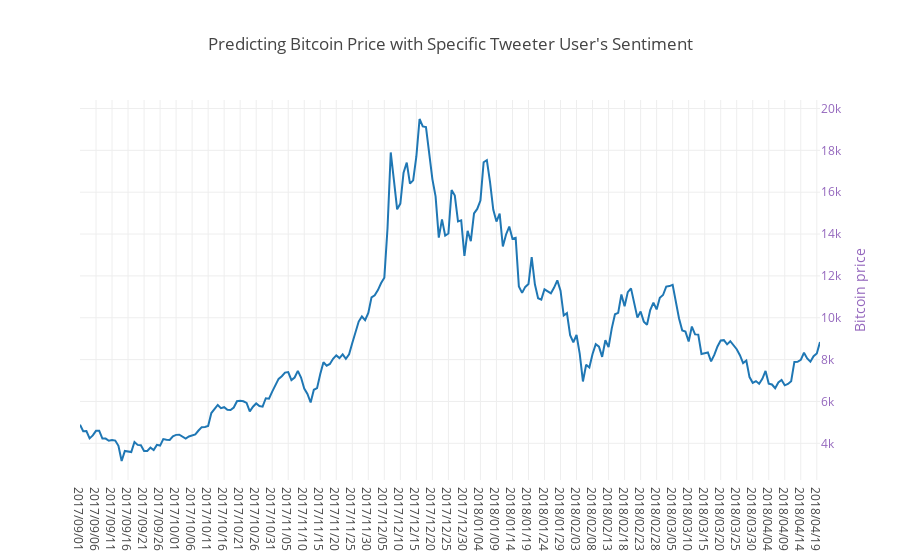

The code cell stored with this chart in its notebook:
### Code cell
import plotly.plotly as py
import plotly.graph_objs as go

bit_plot = go.Scatter(x = bitcoin_2017['Date'], y=bitcoin_2017['Close'], name='Bitcoin History')

data_0 = Data([bit_plot])

layout_0 = go.Layout(
    title="Predicting Bitcoin Price with Specific Tweeter User's Sentiment",
    yaxis=dict(
        title='Bitcoin price',
        titlefont=dict(
            color='rgb(148, 103, 189)'
        ),
        tickfont=dict(
            color='rgb(148, 103, 189)'
        ),
        overlaying='y',
        side='right'
    )
)
fig = go.Figure(data=data_0, layout=layout_0)
plot_url = py.plot(fig, filename='multiple-axes-double')

fig = dict( data=data_0, layout=layout_0 )

iplot(fig)

### Figure 1 — Plotly figure (JSON) as saved in the notebook; plotly's stock layout.template omitted (floating-point values rounded to 4 significant figures; data arrays with more than 128 entries replaced by an {"elided": "..."} marker saying what was removed)
{"data": [{"name": "Bitcoin History", "type": "scatter", "x": {"elided": "232 str values"}, "y": {"elided": "232 float values"}}], "layout": {"title": "Predicting Bitcoin Price with Specific Tweeter User's Sentiment", "yaxis": {"overlaying": "y", "side": "right", "tickfont": {"color": "rgb(148, 103, 189)"}, "title": "Bitcoin price", "titlefont": {"color": "rgb(148, 103, 189)"}}}}
